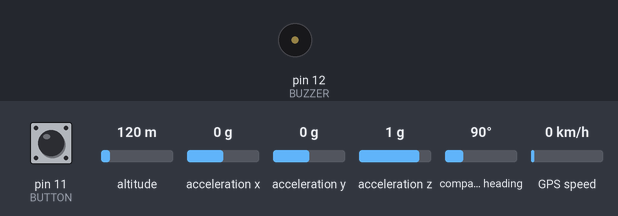
A sketch run on a simulated Arduino Uno, built with avr-gcc and run on an emulated ATmega328P. Shown: buzzer (waves = sounding, pin HIGH). Inputs (shaded band) come from the test bench; at power-on: acceleration z 1 g, pin 11 (BUTTON) HIGH, altitude 120 m, acceleration x 0 g, acceleration y 0 g, compass heading 90°, GPS speed 0 km/h. The GPS gets a fix after 3 s at 37.7749, -122.4194 with 8 satellites; the modem accepts every AT command (registered, SIM ready, sends succeed) and sends nothing else; what the sketch prints to the serial monitor is not drawn.

Above: at 13.2 s.
13.3 s: acceleration z set to -0.7 g
16.3 s: acceleration z set to -1 g
17.8 s: acceleration z set to 0.7 g
19.3 s: acceleration z set to 1 g
20.8 s: acceleration z set to -1.4 g
At 22.1 s:
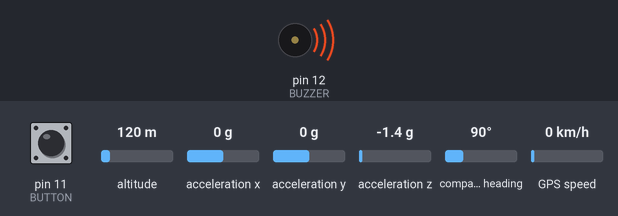
Timing chart, 0 to 24.8 s (numbered marks = the images above; inputs shaded):
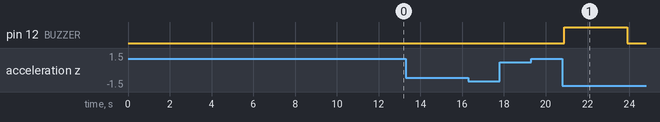

Measured:
- after the input at 13.3 s, every drawn part: stays the same
- after the input at 16.3 s, every drawn part: stays the same
- after the input at 17.8 s, every drawn part: stays the same
- after the input at 19.3 s, every drawn part: stays the same
- after the input at 20.8 s, pin 12 (BUZZER): LOW → HIGH after 0.08 s, → LOW 3.0 s later

The sketch:

Vehicle_Accident_Alert_System_V2_Arduino_Code.ino
```cpp
/*


██╗███╗░░██╗███╗░░██╗░█████╗░██╗░░░██╗░█████╗░░█████╗░██████╗░███████╗
██║████╗░██║████╗░██║██╔══██╗██║░░░██║██╔══██╗██╔══██╗██╔══██╗╚════██║
██║██╔██╗██║██╔██╗██║██║░░██║╚██╗░██╔╝╚█████╔╝██║░░██║██████╔╝░░███╔═╝
██║██║╚████║██║╚████║██║░░██║░╚████╔╝░██╔══██╗██║░░██║██╔══██╗██╔══╝░░
██║██║░╚███║██║░╚███║╚█████╔╝░░╚██╔╝░░╚█████╔╝╚█████╔╝██║░░██║███████╗
╚═╝╚═╝░░╚══╝╚═╝░░╚══╝░╚════╝░░░░╚═╝░░░░╚════╝░░╚════╝░╚═╝░░╚═╝╚══════╝

Instagram: https://www.instagram.com/sahadnisham.k/
LinkedIn : https://www.linkedin.com/in/sahad-nisham-k/

*/

/*
 Vehicle Accident Alert System wiht multiple calling & alert feature
 Using ADXL345 + GPS + SIM800L
 Author: Sahad Nisham K
*/

#include <SoftwareSerial.h>
#include <TinyGPS++.h>
#include <Wire.h>
#include <Adafruit_Sensor.h>
#include <Adafruit_ADXL345_U.h>
#include <math.h>

// ================= EMERGENCY NUMBERS =================
const String EMERGENCY_PHONE_1 = "+917025973652";
const String EMERGENCY_PHONE_2 = "+919633180686";

// ================= SERIAL =================
#define GSM_RX 3
#define GSM_TX 2
#define GPS_RX 9
#define GPS_TX 10

SoftwareSerial sim800(GSM_RX, GSM_TX);
SoftwareSerial neogps(GPS_TX, GPS_RX);
TinyGPSPlus gps;

// ================= ADXL345 =================
Adafruit_ADXL345_Unified accel = Adafruit_ADXL345_Unified(12345);

// ================= PINS =================
#define BUZZER 12
#define BUTTON 11

// ================= VARIABLES =================
float prevX = 0, prevY = 0, prevZ = 0;
float sensitivity = 18.0;
bool impact_detected = false;

unsigned long impact_time = 0;
unsigned long alert_delay = 3000;

String latitude = "";
String longitude = "";

// ================= SETUP =================
void setup() {
  Serial.begin(9600);
  sim800.begin(9600);
  neogps.begin(9600);

  pinMode(BUZZER, OUTPUT);
  pinMode(BUTTON, INPUT_PULLUP);

  Serial.println("Initializing System...");

  // -------- ADXL345 INIT --------
  if (!accel.begin()) {
    Serial.println("❌ ADXL345 not detected!");
    while (1);
  }
  accel.setRange(ADXL345_RANGE_16_G);
  Serial.println("✅ ADXL345 Initialized");

  // -------- GSM INIT --------
  delay(10000); // allow network registration
  sim800.println("AT");
  delay(1000);
  sim800.println("AT+CMGF=1");
  delay(1000);

  Serial.println("✅ GSM Ready");
  Serial.println("🚗 System Ready");
}

// ================= LOOP =================
void loop() {

  detectImpact();

  if (impact_detected) {
    if (millis() - impact_time >= alert_delay) {

      digitalWrite(BUZZER, LOW);

      // ---- CONTACT 1 ----
      Serial.println("📞 Calling Contact 1...");
      makeCall(EMERGENCY_PHONE_1);

      delay(3000);

      Serial.println("📩 Sending SMS to Contact 1...");
      sendAlert(EMERGENCY_PHONE_1);

      delay(3000);

      // ---- CONTACT 2 ----
      Serial.println("📞 Calling Contact 2...");
      makeCall(EMERGENCY_PHONE_2);

      Serial.println("📩 Sending SMS to Contact 2...");
      sendAlert(EMERGENCY_PHONE_2);

      impact_detected = false;
    }
  }

  // Manual reset
  if (digitalRead(BUTTON) == LOW) {
    Serial.println("🔄 System Reset");
    digitalWrite(BUZZER, LOW);
    impact_detected = false;
    delay(500);
  }
}

// ================= IMPACT DETECTION =================
void detectImpact() {

  sensors_event_t event;
  accel.getEvent(&event);

  float dx = event.acceleration.x - prevX;
  float dy = event.acceleration.y - prevY;
  float dz = event.acceleration.z - prevZ;

  float magnitude = sqrt(dx * dx + dy * dy + dz * dz);

  prevX = event.acceleration.x;
  prevY = event.acceleration.y;
  prevZ = event.acceleration.z;

  Serial.print("Acceleration Magnitude: ");
  Serial.println(magnitude);

  if (magnitude > sensitivity && !impact_detected) {
    Serial.println("Accident Detected!");
    digitalWrite(BUZZER, HIGH);
    impact_detected = true;
    impact_time = millis();

    Serial.println("📍 Fetching GPS...");
    getGps();
  }

  delay(100);
}

// ================= GPS =================
void getGps() {

  bool newData = false;

  for (unsigned long start = millis(); millis() - start < 2000;) {
    while (neogps.available()) {
      if (gps.encode(neogps.read())) {
        newData = true;
        break;
      }
    }
  }

  if (newData) {
    latitude = String(gps.location.lat(), 6);
    longitude = String(gps.location.lng(), 6);
    Serial.println("✅ GPS Locked");
    Serial.print("Lat: "); Serial.println(latitude);
    Serial.print("Lon: "); Serial.println(longitude);
  } else {
    Serial.println("⚠ GPS Not Available");
    latitude = "";
    longitude = "";
  }
}

// ================= ALERT FUNCTIONS =================
void sendAlert(String phone) {
  String sms = "Accident Alert!\n";
  sms += "Location:\n";
  sms += "http://maps.google.com/maps?q=loc:";
  sms += latitude + "," + longitude;

  sendSms(phone, sms);
}

void makeCall(String phone) {
  sim800.print("ATD");
  sim800.print(phone);
  sim800.println(";");
  delay(20000);        // call duration
  sim800.println("ATH");
  delay(2000);
}

void sendSms(String phone, String text) {
  sim800.print("AT+CMGS=\"");
  sim800.print(phone);
  sim800.println("\"");
  delay(1000);

  sim800.print(text);
  delay(200);
  sim800.write(26);   // CTRL+Z
  delay(5000);

  Serial.println("✅ SMS Sent");
}
```
